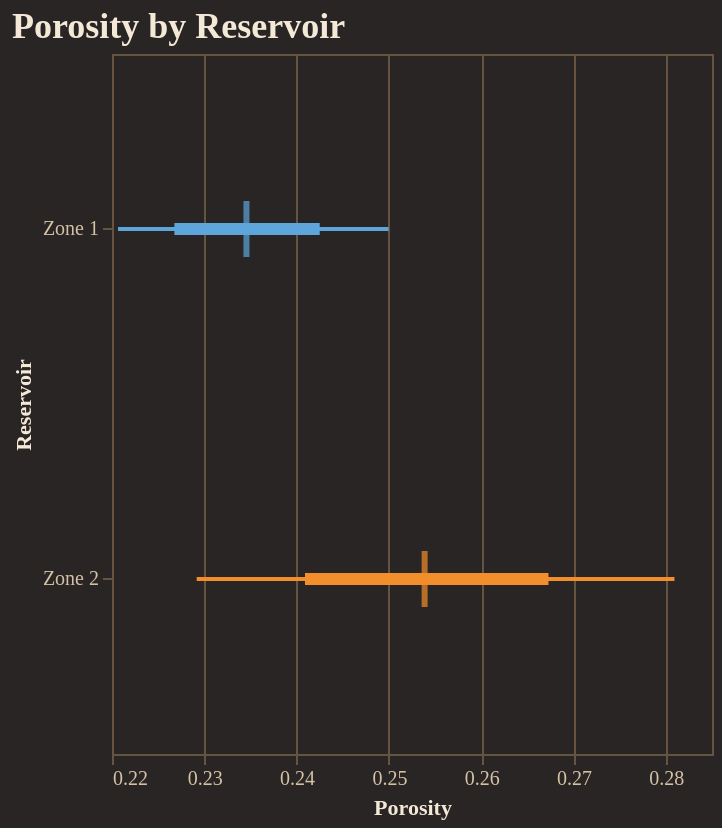

Source (notebook cell):
### Code cell
fig = reporter.plotter.forest_plot(
    "Porosity", 
    backend=PLOTTING_BACKEND
)
fig.show()

### Figure 1 — Vega-Lite specification as saved in the notebook (floating-point values rounded to 4 significant figures)
{"config": {"background": "#292524", "view": {"fill": "#292524", "stroke": "#665340"}, "title": {"color": "#f4e9d7", "font": "Merriweather", "fontSize": 18, "fontWeight": 600, "subtitleColor": "#d5c2a6", "anchor": "start"}, "axis": {"domainColor": "#665340", "gridColor": "#665340", "tickColor": "#665340", "labelColor": "#d5c2a6", "titleColor": "#f4e9d7", "labelFont": "Merriweather", "titleFont": "Merriweather"}, "legend": {"titleColor": "#f4e9d7", "labelColor": "#d5c2a6", "labelFont": "Merriweather", "titleFont": "Merriweather", "orient": "top-right", "symbolType": "circle"}, "header": {"labelColor": "#d5c2a6", "titleColor": "#f4e9d7", "labelFont": "Merriweather", "titleFont": "Merriweather"}, "mark": {"color": "#c78d3b"}, "line": {"color": "#c78d3b"}, "bar": {"color": "#c78d3b"}, "point": {"color": "#ddb06d"}, "area": {"color": "#c78d3b", "opacity": 0.35}, "text": {"color": "#f4e9d7", "font": "Merriweather"}, "range": {"category": ["#5DA5DA", "#F28E2B", "#59C36A", "#E15759", "#B07AA1", "#4ECDC4", "#FF9DA7", "#EDC948"]}}, "layer": [{"mark": {"type": "rule", "strokeWidth": 2}, "encoding": {"color": {"field": "group", "legend": null, "type": "nominal"}, "x": {"field": "p10", "scale": {"zero": false}, "title": "Porosity", "type": "quantitative"}, "x2": {"field": "p90"}, "y": {"field": "group", "sort": ["Zone 1", "Zone 2"], "title": "Reservoir", "type": "nominal"}}}, {"mark": {"type": "rule", "strokeWidth": 6}, "encoding": {"color": {"field": "group", "legend": null, "type": "nominal"}, "x": {"field": "p25", "scale": {"zero": false}, "title": "Porosity", "type": "quantitative"}, "x2": {"field": "p75"}, "y": {"field": "group", "sort": ["Zone 1", "Zone 2"], "title": "Reservoir", "type": "nominal"}}}, {"mark": {"type": "tick", "color": "black", "size": 28, "thickness": 3}, "encoding": {"color": {"field": "group", "legend": null, "type": "nominal"}, "tooltip": [{"field": "group", "title": "Group", "type": "nominal"}, {"field": "p10", "title": "P10", "type": "quantitative"}, {"field": "p25", "title": "P25", "type": "quantitative"}, {"field": "median", "title": "Median", "type": "quantitative"}, {"field": "p75", "title": "P75", "type": "quantitative"}, {"field": "p90", "title": "P90", "type": "quantitative"}], "x": {"field": "median", "scale": {"zero": false}, "title": "Porosity", "type": "quantitative"}, "y": {"field": "group", "sort": ["Zone 1", "Zone 2"], "title": "Reservoir", "type": "nominal"}}}], "data": {"name": "data-5c230ae9828777ae4e9693816530bfe2"}, "height": 350, "title": "Porosity by Reservoir", "width": "container", "$schema": "https://vega.github.io/schema/vega-lite/v5.20.1.json", "datasets": {"data-5c230ae9828777ae4e9693816530bfe2": [{"group": "Zone 1", "p10": 0.2207, "p25": 0.2268, "median": 0.2346, "p75": 0.2425, "p90": 0.25}, {"group": "Zone 2", "p10": 0.2292, "p25": 0.2409, "median": 0.2539, "p75": 0.2673, "p90": 0.2809}]}}
